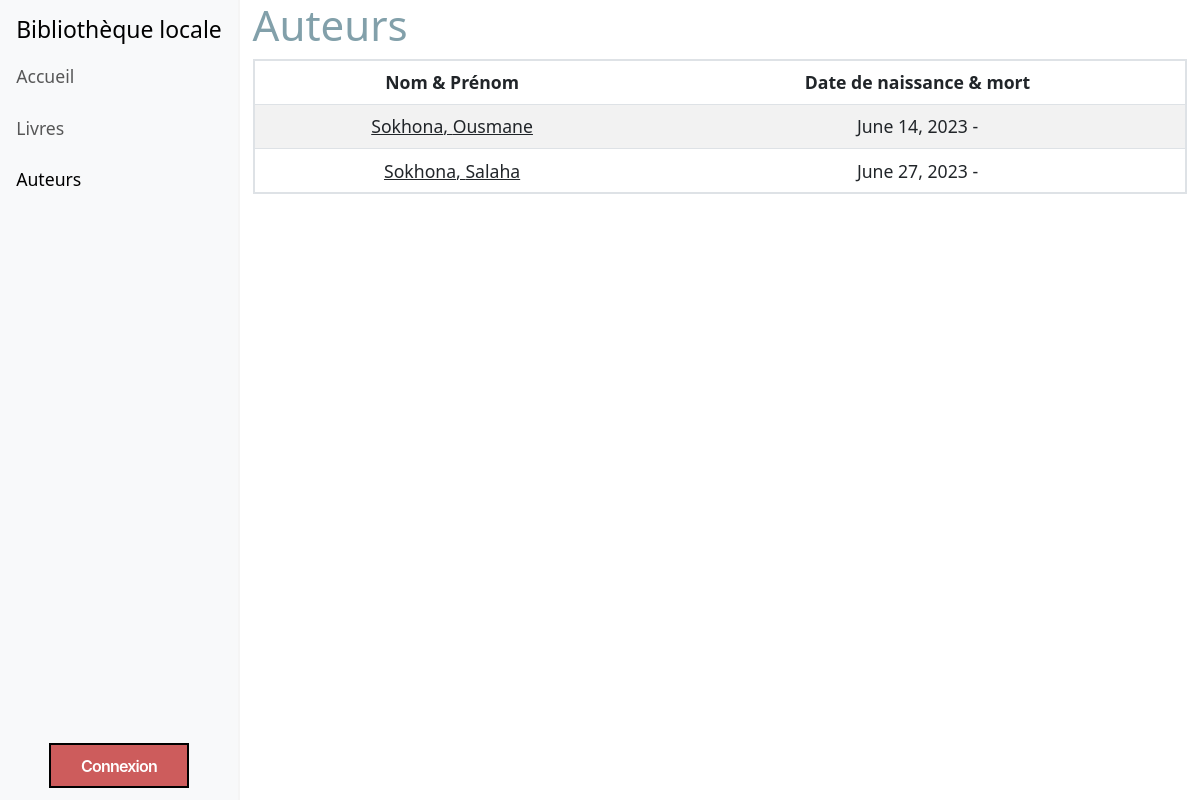
Screenshot of /catalog/authors/ with the database file from the repository.
### catalog/models.py (models this page shows, shortened)
class Author(models.Model):
    first_name = models.CharField(max_length=100)
    last_name = models.CharField(max_length=100)
    date_of_birth = models.DateField(null=True, blank=True)
    date_of_death = models.DateField('Died', null=True, blank=True)
    class Meta:
        ordering = ['last_name', 'first_name']
    def get_absolute_url(self):
        return reverse('author-detail', args=[str(self.id)])

### catalog/views.py (the view)
# urls.py: path('authors/', views.AuthorListView.as_view(), name='authors'),
class AuthorListView(generic.ListView):
    model = Author
    context_object_name = 'authors_list'  # your own name for the list as a template variable
    queryset = Author.objects.all().order_by('-id')
    paginate_by = 10
    template_name = 'authors/authors_list.html'

### catalog/templates/authors/authors_list.html (shortened to what this page needs)
{% extends "base_generic.html" %}
{% block css %}
{% load static %}
<link rel="stylesheet" href="{% static 'css/books_authors_list.css' %}">
{% endblock %}
{% block content %}
<main>
<h1>Auteurs</h1>
{% if authors_list %}
<table class="table table-striped">
  <thead>
    <tr>
      <th scope="col">Nom & Prénom</th>
      <th scope="col">Date de naissance & mort</th>
    </tr>
  </thead>
  <tbody>
    {% for author in authors_list %}
    <tr>
      <td><a href="{{ author.get_absolute_url }}">{{ author.last_name }}, {{ author.first_name }}</a></td>
      <td>{{ author.date_of_birth }} - {{ author.date_of_death|default:'' }}</td>
    </tr>
    {% endfor %}
  </tbody>
</table>
{% else %}
<p>There are no authors in the library.</p>
{% endif %}
</main>
{% endblock %}

### catalog/static/css/base_generic.css (style rules this page uses)
@media (prefers-color-scheme: light) { :root { --font-color: black; --navbar-bg-color: rgb(248,249,250); --page-bg-color: rgb(255, 255, 255); --h1-color: #82A0AA; --card-bg: rgb(198, 198, 198); --card-border-color: rgb(208, 208, 208); --border-color: whitesmoke; } }
html, body { height: 100%; font-size: 105%; color: var(--font-color); background-color: var(--page-bg-color); }
h1, h2, h3, h4, h5, h6 { line-height: 1.2; font-weight: 300; }
h1 { color: var(--h1-color); }
a { color: inherit; }
table { text-align-last: center; border: 2px solid; }
table tr { vertical-align: middle; }

### rows the page displays
Author: last_name "Sokhona", first_name "Ousmane", date_of_birth "June 14, 2023"
Author: last_name "Sokhona", first_name "Salaha", date_of_birth "June 27, 2023"
